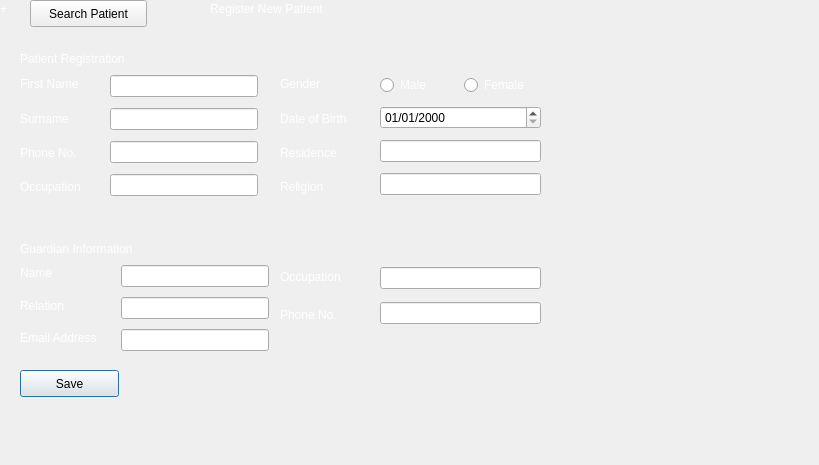
<?xml version="1.0" encoding="UTF-8"?>
<ui version="4.0">
 <class>Receiptionist</class>
 <widget class="QDialog" name="Receiptionist">
  <property name="geometry">
   <rect>
    <x>0</x>
    <y>0</y>
    <width>819</width>
    <height>465</height>
   </rect>
  </property>
  <property name="windowTitle">
   <string>Registration</string>
  </property>
  <widget class="QWidget" name="layoutWidget">
   <property name="geometry">
    <rect>
     <x>20</x>
     <y>70</y>
     <width>91</width>
     <height>131</height>
    </rect>
   </property>
   <layout class="QVBoxLayout" name="verticalLayout_2">
    <item>
     <widget class="QLabel" name="label_2">
      <property name="styleSheet">
       <string notr="true">color: rgb(255, 255, 255)</string>
      </property>
      <property name="text">
       <string>First Name</string>
      </property>
     </widget>
    </item>
    <item>
     <widget class="QLabel" name="label_7">
      <property name="styleSheet">
       <string notr="true">color: rgb(255, 255, 255)</string>
      </property>
      <property name="text">
       <string>Surname</string>
      </property>
     </widget>
    </item>
    <item>
     <widget class="QLabel" name="label_4">
      <property name="styleSheet">
       <string notr="true">color: rgb(255, 255, 255)</string>
      </property>
      <property name="text">
       <string>Phone No.</string>
      </property>
     </widget>
    </item>
    <item>
     <widget class="QLabel" name="label_17">
      <property name="styleSheet">
       <string notr="true">color: rgb(255, 255, 255)</string>
      </property>
      <property name="text">
       <string>Occupation</string>
      </property>
     </widget>
    </item>
   </layout>
  </widget>
  <widget class="QWidget" name="layoutWidget">
   <property name="geometry">
    <rect>
     <x>110</x>
     <y>70</y>
     <width>148</width>
     <height>131</height>
    </rect>
   </property>
   <layout class="QVBoxLayout" name="verticalLayout">
    <item>
     <widget class="QLineEdit" name="txt_FName"/>
    </item>
    <item>
     <widget class="QLineEdit" name="txt_Sname"/>
    </item>
    <item>
     <widget class="QLineEdit" name="txt_Pno">
      <property name="inputMethodHints">
       <set>Qt::ImhNone</set>
      </property>
      <property name="inputMask">
       <string/>
      </property>
     </widget>
    </item>
    <item>
     <widget class="QLineEdit" name="txt_occupation"/>
    </item>
   </layout>
  </widget>
  <widget class="QWidget" name="layoutWidget">
   <property name="geometry">
    <rect>
     <x>280</x>
     <y>70</y>
     <width>90</width>
     <height>131</height>
    </rect>
   </property>
   <layout class="QVBoxLayout" name="verticalLayout_4">
    <item>
     <widget class="QLabel" name="label_8">
      <property name="styleSheet">
       <string notr="true">color: rgb(255, 255, 255)</string>
      </property>
      <property name="text">
       <string>Gender</string>
      </property>
     </widget>
    </item>
    <item>
     <widget class="QLabel" name="label_3">
      <property name="styleSheet">
       <string notr="true">color: rgb(255, 255, 255)</string>
      </property>
      <property name="text">
       <string>Date of Birth</string>
      </property>
     </widget>
    </item>
    <item>
     <widget class="QLabel" name="label_9">
      <property name="styleSheet">
       <string notr="true">color: rgb(255, 255, 255)</string>
      </property>
      <property name="text">
       <string>Residence</string>
      </property>
     </widget>
    </item>
    <item>
     <widget class="QLabel" name="label_18">
      <property name="styleSheet">
       <string notr="true">color: rgb(255, 255, 255)</string>
      </property>
      <property name="text">
       <string>Religion</string>
      </property>
     </widget>
    </item>
   </layout>
  </widget>
  <widget class="QLabel" name="label_19">
   <property name="geometry">
    <rect>
     <x>20</x>
     <y>50</y>
     <width>161</width>
     <height>17</height>
    </rect>
   </property>
   <property name="styleSheet">
    <string notr="true">color: rgb(255, 255, 255)</string>
   </property>
   <property name="text">
    <string>Patient Registration</string>
   </property>
  </widget>
  <widget class="QWidget" name="layoutWidget_3">
   <property name="geometry">
    <rect>
     <x>20</x>
     <y>260</y>
     <width>98</width>
     <height>91</height>
    </rect>
   </property>
   <layout class="QVBoxLayout" name="verticalLayout_6">
    <item>
     <widget class="QLabel" name="label_5">
      <property name="styleSheet">
       <string notr="true">color: rgb(255, 255, 255)</string>
      </property>
      <property name="text">
       <string>Name</string>
      </property>
     </widget>
    </item>
    <item>
     <widget class="QLabel" name="label_14">
      <property name="styleSheet">
       <string notr="true">color: rgb(255, 255, 255)</string>
      </property>
      <property name="text">
       <string>Relation</string>
      </property>
     </widget>
    </item>
    <item>
     <widget class="QLabel" name="label">
      <property name="styleSheet">
       <string notr="true">color: rgb(255, 255, 255)</string>
      </property>
      <property name="text">
       <string>Email Address</string>
      </property>
     </widget>
    </item>
   </layout>
  </widget>
  <widget class="QWidget" name="layoutWidget_2">
   <property name="geometry">
    <rect>
     <x>280</x>
     <y>260</y>
     <width>98</width>
     <height>71</height>
    </rect>
   </property>
   <layout class="QVBoxLayout" name="verticalLayout_5">
    <item>
     <widget class="QLabel" name="label_10">
      <property name="styleSheet">
       <string notr="true">color: rgb(255, 255, 255)</string>
      </property>
      <property name="text">
       <string>Occupation</string>
      </property>
     </widget>
    </item>
    <item>
     <widget class="QLabel" name="label_11">
      <property name="styleSheet">
       <string notr="true">color: rgb(255, 255, 255)</string>
      </property>
      <property name="text">
       <string>Phone No.</string>
      </property>
     </widget>
    </item>
   </layout>
  </widget>
  <widget class="QWidget" name="layoutWidget_4">
   <property name="geometry">
    <rect>
     <x>380</x>
     <y>260</y>
     <width>161</width>
     <height>71</height>
    </rect>
   </property>
   <layout class="QVBoxLayout" name="verticalLayout_7">
    <item>
     <widget class="QLineEdit" name="txt_Goccupation"/>
    </item>
    <item>
     <widget class="QLineEdit" name="txt_GPno">
      <property name="inputMethodHints">
       <set>Qt::ImhNone</set>
      </property>
     </widget>
    </item>
   </layout>
  </widget>
  <widget class="QLabel" name="label_24">
   <property name="geometry">
    <rect>
     <x>20</x>
     <y>240</y>
     <width>151</width>
     <height>17</height>
    </rect>
   </property>
   <property name="styleSheet">
    <string notr="true">color: rgb(255, 255, 255)</string>
   </property>
   <property name="text">
    <string>Guardian Information</string>
   </property>
  </widget>
  <widget class="QLabel" name="label_26">
   <property name="geometry">
    <rect>
     <x>0</x>
     <y>0</y>
     <width>67</width>
     <height>17</height>
    </rect>
   </property>
   <property name="styleSheet">
    <string notr="true">color: rgb(255, 255, 255)</string>
   </property>
   <property name="text">
    <string>+</string>
   </property>
  </widget>
  <widget class="QPushButton" name="pushButton">
   <property name="geometry">
    <rect>
     <x>20</x>
     <y>370</y>
     <width>99</width>
     <height>27</height>
    </rect>
   </property>
   <property name="text">
    <string>Save</string>
   </property>
  </widget>
  <widget class="QWidget" name="layoutWidget">
   <property name="geometry">
    <rect>
     <x>380</x>
     <y>70</y>
     <width>161</width>
     <height>131</height>
    </rect>
   </property>
   <layout class="QVBoxLayout" name="verticalLayout_3">
    <item>
     <layout class="QHBoxLayout" name="horizontalLayout">
      <item>
       <widget class="QRadioButton" name="radioButton_2">
        <property name="autoFillBackground">
         <bool>true</bool>
        </property>
        <property name="styleSheet">
         <string notr="true">color: rgb(255, 255, 255)</string>
        </property>
        <property name="text">
         <string>Male</string>
        </property>
       </widget>
      </item>
      <item>
       <widget class="QRadioButton" name="radioButton">
        <property name="autoFillBackground">
         <bool>true</bool>
        </property>
        <property name="styleSheet">
         <string notr="true">color: rgb(255, 255, 255)</string>
        </property>
        <property name="text">
         <string>Female</string>
        </property>
       </widget>
      </item>
     </layout>
    </item>
    <item>
     <widget class="QDateEdit" name="txt_DOB">
      <property name="displayFormat">
       <string>dd/MM/yyyy</string>
      </property>
     </widget>
    </item>
    <item>
     <widget class="QLineEdit" name="txt_residence"/>
    </item>
    <item>
     <widget class="QLineEdit" name="txt_religion"/>
    </item>
   </layout>
  </widget>
  <widget class="QWidget" name="layoutWidget">
   <property name="geometry">
    <rect>
     <x>121</x>
     <y>261</y>
     <width>148</width>
     <height>95</height>
    </rect>
   </property>
   <layout class="QVBoxLayout" name="verticalLayout_8">
    <item>
     <widget class="QLineEdit" name="txt_GName"/>
    </item>
    <item>
     <widget class="QLineEdit" name="txt_GRelation"/>
    </item>
    <item>
     <widget class="QLineEdit" name="txt_email">
      <property name="inputMethodHints">
       <set>Qt::ImhNone</set>
      </property>
     </widget>
    </item>
   </layout>
  </widget>
  <widget class="QPushButton" name="pushButton_3">
   <property name="geometry">
    <rect>
     <x>30</x>
     <y>0</y>
     <width>117</width>
     <height>27</height>
    </rect>
   </property>
   <property name="text">
    <string>Search Patient</string>
   </property>
  </widget>
  <widget class="QLabel" name="label_13">
   <property name="geometry">
    <rect>
     <x>210</x>
     <y>0</y>
     <width>145</width>
     <height>17</height>
    </rect>
   </property>
   <property name="styleSheet">
    <string notr="true">color: rgb(255, 255, 255)</string>
   </property>
   <property name="text">
    <string>Register New Patient</string>
   </property>
  </widget>
 </widget>
 <resources/>
 <connections/>
</ui>
